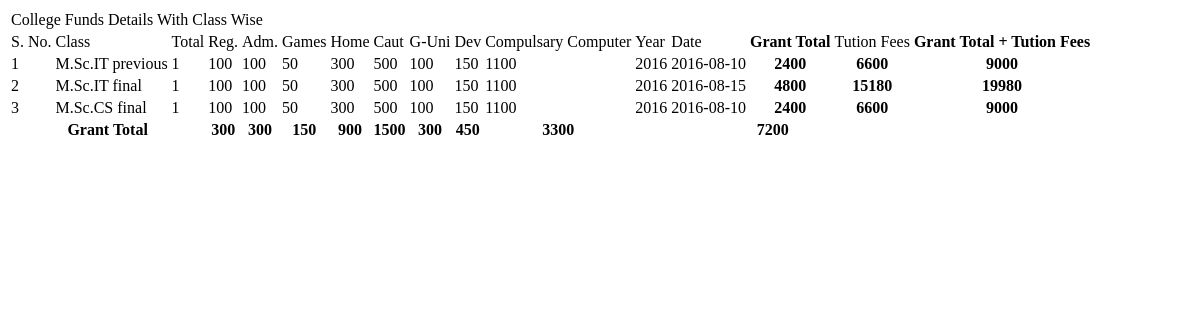
Screenshot of /module/funds/newcollegefunds.php with the database file from the repository.
### tables this page shows
CREATE TABLE IF NOT EXISTS `collegefund` (
  `id` int(5) NOT NULL AUTO_INCREMENT,
  `fund` varchar(40) DEFAULT NULL,
  `fees` int(4) DEFAULT NULL,
  `year` varchar(10) DEFAULT NULL,
  `dived` enum('1','2') NOT NULL,
  PRIMARY KEY (`id`)
);

CREATE TABLE IF NOT EXISTS `collegefunddte` (
  `id` int(5) NOT NULL AUTO_INCREMENT,
  `sid` int(5) DEFAULT NULL,
  `date` timestamp NOT NULL DEFAULT CURRENT_TIMESTAMP ON UPDATE CURRENT_TIMESTAMP,
  `funds` varchar(20) DEFAULT NULL,
  `fees` int(5) DEFAULT NULL,
  `year` int(5) DEFAULT NULL,
  `dt` date NOT NULL,
  `cid` int(11) NOT NULL,
  `scid` int(11) NOT NULL,
  PRIMARY KEY (`id`)
);

### module/funds/newcollegefunds.php (the view, shortened to what this page needs)
<?php
	$college_fund=mysqli_query($con,"SELECT id, fund from collegefund");
?>
<table class="<?php echo $theam;?>_list">
	<tr>
    	<td colspan="<?php echo mysqli_num_rows($college_fund)+8;?>">College Funds Details With Class Wise</td>
    </tr>
	<tr>
    	<td>S. No.</td>
        <td>Class</td>
        <td>Total</td>
        <?php
		while($college_fund_data=mysqli_fetch_assoc($college_fund)){?>
        <td><?php echo $college_fund_data['fund']?></td>
        <?php }?>
        <td>Year</td>
        <td>Date</td>
        <th>Grant Total</th>
        <td>Tution Fees</td>
        <th>Grant Total + Tution Fees</th>
    </tr>
    <?php
	$i=1;
	$rs=mysqli_query($con,"SELECT  collegefunddte.dt, collegefunddte.scid,count(distinct collegefunddte.sid) as total,sum(tution_fees)/count(distinct collegefunddte.funds) as tution_fees, coursename,name,year,  sum(collegefunddte.fees) as gtotal FROM collegefunddte join courses on courses.id=collegefunddte.cid join subcourse on collegefunddte.scid=subcourse.id  join studentfees on studentfees.sid=collegefunddte.sid   group by studentfees.scid");
	$trs=mysqli_query($con,"select sum(tution_fees) as tution_fees from studentfees group by sid");
	while(($data=mysqli_fetch_assoc($rs)) && ($tdata=mysqli_fetch_assoc($trs))){
	?>
    <tr>
		<td><?php echo $i++;?></td>
     	<td><?php echo $data['coursename'].' '.$data['name'];?></td>
     	<td><?php echo $data['total'];?></td>
        <?php
	$frs=mysqli_query($con,"SELECT collegefunddte.id, sum(collegefunddte.fees) as fees, collegefunddte.cid, collegefunddte.scid, dt,coursename,name,funds FROM collegefunddte join courses on courses.id=collegefunddte.cid join subcourse on collegefunddte.scid=subcourse.id where collegefunddte.scid=$data[scid]  group by  collegefunddte.funds");
	while($fdata=mysqli_fetch_assoc($frs)){
	?>
        <td><?php echo $fdata['fees'];?></td>
        <?php }?>
        <td><?php echo $data['year'];?></td>
        <td><?php echo $data['dt'];?></td>
        <th><?php echo $data['gtotal'];?></th>
        <th><?php echo $data['tution_fees'];?> </th>
        <th><?php echo $data['tution_fees']+$data['gtotal'];?></th>
   </tr>
   <?php }?>
    <tr>
	<th colspan="3">Grant Total</th>
    <?php
	$frs=mysqli_query($con,"SELECT collegefunddte.id, sum(collegefunddte.fees) as fees, collegefunddte.cid, collegefunddte.scid, dt,coursename,name,funds FROM collegefunddte join courses on courses.id=collegefunddte.cid join subcourse on collegefunddte.scid=subcourse.id   group by  collegefunddte.funds");
	while($fdata=mysqli_fetch_assoc($frs)){
	?>
            <th><?php echo $fdata['fees'];
			$gtot+=$fdata['fees'];
			?></th>
        <?php }?>
	<th colspan="4"><?php echo $gtot?></th>
    </tr>
</table>

### rows the page displays
collegefund: fund "Reg."
collegefund: fund "Adm."
collegefund: fund "Games"
collegefund: fund "Home"
collegefund: fund "Caut"
collegefund: fund "G-Uni"
collegefund: fund "Dev"
collegefund: fund "Compulsary Computer"
collegefunddte: fees "100"
collegefunddte: fees "100"
collegefunddte: fees "50"
collegefunddte: fees "300"
collegefunddte: fees "500"
collegefunddte: fees "100"
collegefunddte: fees "150"
collegefunddte: fees "1100"
collegefunddte: fees "100"
collegefunddte: fees "100"
collegefunddte: fees "50"
collegefunddte: fees "300"
collegefunddte: fees "500"
collegefunddte: fees "100"
collegefunddte: fees "150"
collegefunddte: fees "1100"
collegefunddte: fees "100", fees "300"
collegefunddte: fees "100", fees "300"
collegefunddte: fees "50", fees "150"
collegefunddte: fees "300", fees "900"
collegefunddte: fees "500", fees "1500"
collegefunddte: fees "100", fees "300"
collegefunddte: fees "150", fees "450"
collegefunddte: fees "1100", fees "3300"

### other values shown
$data['coursename'] "M.Sc.IT"
$data['name'] "previous"
$data['total'] "1"
$data['year'] "2016"
$data['dt'] "2016-08-10"
$data['gtotal'] "2400"
$data['tution_fees'] "6600"
$data['tution_fees']+$data['gtotal'] "9000"
$data['name'] "final"
$data['dt'] "2016-08-15"
$data['gtotal'] "4800"
$data['tution_fees'] "15180"
$data['tution_fees']+$data['gtotal'] "19980"
$data['coursename'] "M.Sc.CS"
$gtot "7200"
